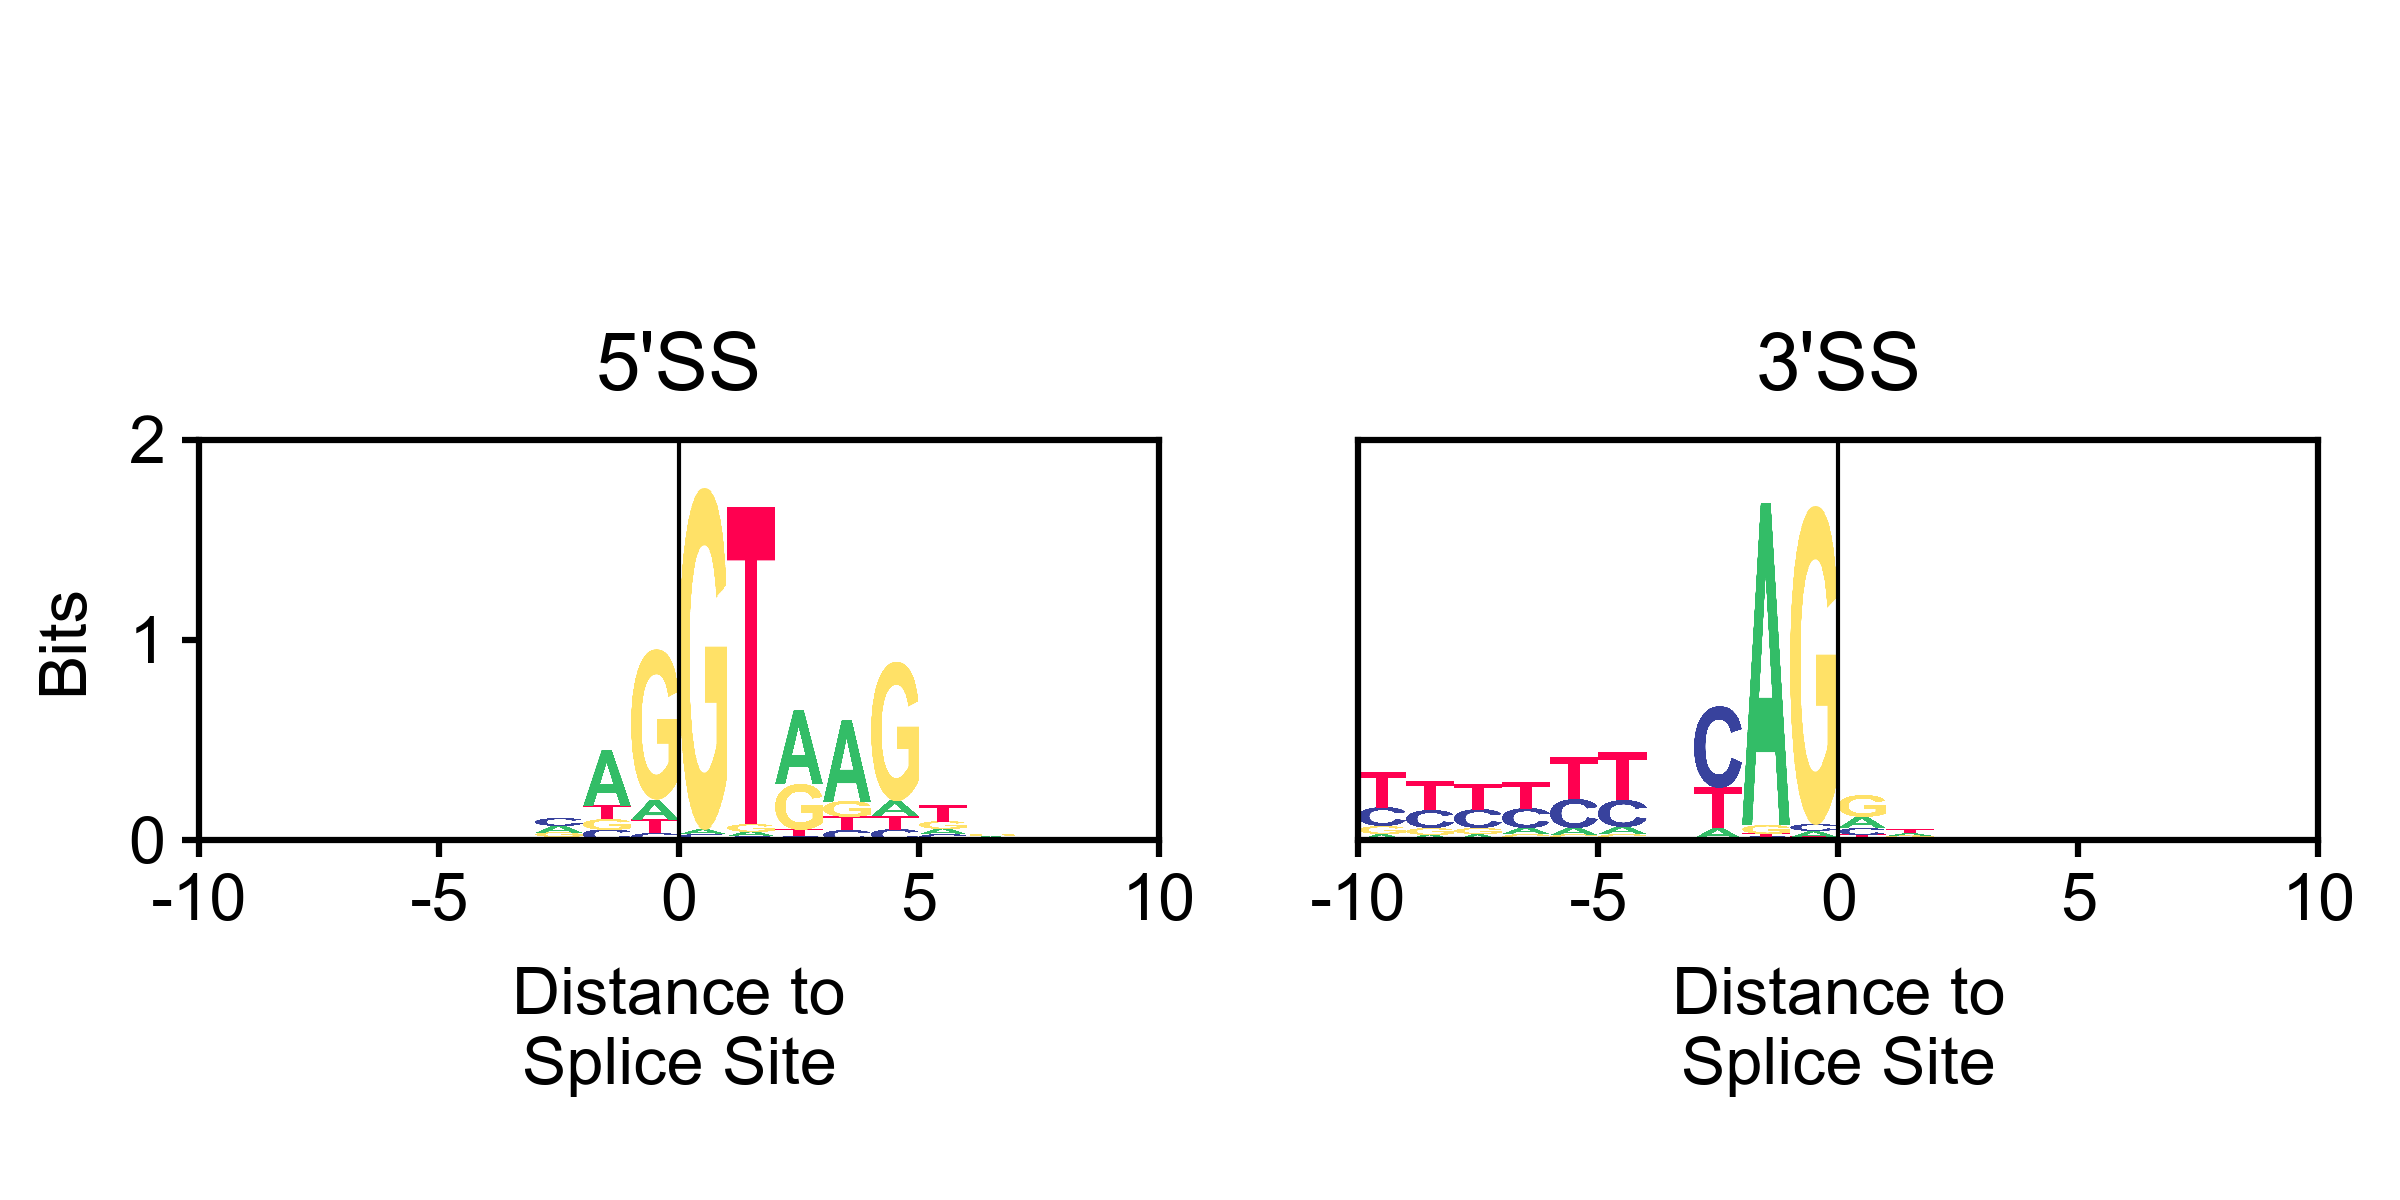

Reproduce this figure in Python.
import matplotlib.pyplot as plt
import matplotlib.image as mpimg
import numpy as np
import argparse

# ArgParse Implementation:
parser = argparse.ArgumentParser()

# ArgParse Options:
parser.add_argument('-f', '--fasta_file', default='Splice_Sequences.fasta')
parser.add_argument('-A', '--small_A', default='A_small.png')
parser.add_argument('-G', '--small_G', default='G_small.png')
parser.add_argument('-C', '--small_C', default='C_small.png')
parser.add_argument('-T', '--small_T', default='T_small.png')
parser.add_argument('-o', '--output_file',
                    default='Lenci_David_BME163_Assignment_Week5.png')
args = parser.parse_args()

# Argument Variables:
fastaFile = args.fasta_file
outputFile = args.output_file
smallA = args.small_A
smallG = args.small_G
smallC = args.small_C
smallT = args.small_T
# styleSheet = args.style_sheet

# Style sheet:
# plt.style.use(styleSheet)
plt.style.use('BME163')
# Figure/Panel Dimensions and aesthetics according to
# assignment specifications:
figureHeight = 2
figureWidth = 4

plt.figure(figsize=(figureWidth, figureHeight))

panelWidth = 1.6
panelHeight = 0.667

relativePanelWidth = panelWidth/figureWidth
relativePanelHeight = panelHeight/figureHeight

panelL = plt.axes([0.083, 0.3, relativePanelWidth, relativePanelHeight])
panelR = plt.axes([0.566, 0.3, relativePanelWidth, relativePanelHeight])

for panel in [panelL, panelR]:
    panel.set_xlim(0, 20)
    panel.set_ylim(0, 2.0)
    panel.set_xlabel('Distance to\nSplice Site')
    panel.set_xticklabels(np.arange(-10, 11, 5))

panelL.set_ylabel('Bits')
panelL.set_title('5\'SS')
panelR.set_title('3\'SS')

panelL.tick_params(axis='both', which='both',
                   bottom=True, labelbottom=True,
                   left=True, labelleft=True,
                   right=False, labelright=False,
                   top=False, labeltop=False,
                   labelsize=8)

panelR.tick_params(axis='both', which='both',
                   bottom=True, labelbottom=True,
                   left=False, labelleft=False,
                   right=False, labelright=False,
                   top=False, labeltop=False,
                   labelsize=8)

panelL.plot([10, 10], [0, 2], lw=1/2, color='black')
panelR.plot([10, 10], [0, 2], lw=1/2, color='black')

# Important Values:
upCounts = []
upHeights = []
downCounts = []
downHeights = []
upStreamSeqs = 0
downStreamSeqs = 0
sampleCorrection = 0


# For loop for reading in fasta:
upStream = True
for line in open(fastaFile):
    line = line.rstrip()
    if line[0] == '>':
        # Check if upstream
        if line[1] == '5':
            upStream = True
        else:
            upStream = False
    else:
        # Keep count of upstream/downstream seqs
        if upStream is True:
            upStreamSeqs += 1
        else:
            downStreamSeqs += 1
        # For nucleotide in sequence, if upstream sequence:
        #   copy dictionary for upCounts
        #   depending on count in sequence increase value in dictionary
        # else:
        #   do for donwstream
        for i in range(0, len(line), 1):
            if upStream is True:
                if len(upCounts) <= i:
                    upCounts.append({'A': 0, 'T': 0, 'C': 0, 'G': 0})
                upCounts[i][line[i]] += 1
            else:
                if len(downCounts) <= i:
                    downCounts.append({'A': 0, 'T': 0, 'C': 0, 'G': 0})
                downCounts[i][line[i]] += 1


def height(countDict, seqs):
    # Function for calculating heights given a dictionary
    # of counts and number of sequences. Returns height Values
    # as a dictionary in order to maintain nucleotide associated with
    # heights.
    relativeFreq = {'A': 0, 'T': 0, 'C': 0, 'G': 0}
    heights = {'A': 0, 'T': 0, 'C': 0, 'G': 0}
    correction = (4 - 1) / (np.log(2) * (2*seqs))

    relativeFreq = {}
    for x in countDict:
        if x == 0:
            relativeFreq[x] = 0
        else:
            relativeFreq[x] = (countDict[x]/seqs)

    sum = 0
    for x in relativeFreq:
        if relativeFreq[x] != 0:
            sum = sum + (relativeFreq[x] * np.log2(relativeFreq[x]))

    uncertainty = -1 * sum

    for x in relativeFreq:
        heights[x] = (relativeFreq[x]*(2-(uncertainty+correction)))

    return(heights)


# Get heights for up and down stream:
for x in range(0, len(upCounts)):
    heights = height(upCounts[x], upStreamSeqs)
    upHeights.append(heights)

for x in range(0, len(downCounts)):
    heights = height(downCounts[x], downStreamSeqs)
    downHeights.append(heights)

# Logos:
A = mpimg.imread(smallA)
G = mpimg.imread(smallG)
C = mpimg.imread(smallC)
T = mpimg.imread(smallT)

# For each set of heights sort heights by size then
# calculate extent values for imshow, and plot
for dict in range(0, len(upHeights), 1):
    heights = upHeights[dict]
    sortedHeights = sorted(heights.keys(), key=lambda k: heights[k])
    order = []
    for key in sortedHeights:
        order.append(key)
    newTop = 0

    for key in order:
        index = order.index(key)
        # Extent Values:
        bottom = newTop
        top = bottom+heights[key]
        newTop = top
        # Plot logos:
        if key == 'A':
            panelL.imshow(A, aspect='auto', extent=[dict, dict+1,
                          bottom, top])
        elif key == 'G':
            panelL.imshow(G, aspect='auto', extent=[dict, dict+1,
                          bottom, top])
        elif key == 'C':
            panelL.imshow(C, aspect='auto', extent=[dict, dict+1,
                          bottom, top])
        elif key == 'T':
            panelL.imshow(T, aspect='auto', extent=[dict, dict+1,
                          bottom, top])


for dict in range(0, len(downHeights), 1):
    heights = downHeights[dict]
    sortedHeights = sorted(heights.keys(), key=lambda k: heights[k])
    order = []
    for key in sortedHeights:
        order.append(key)
    newTop = 0

    for key in order:
        index = order.index(key)
        # Extent Values:
        bottom = newTop
        top = bottom+heights[key]
        newTop = top
        # Plot Logos:
        if key == 'A':
            panelR.imshow(A, aspect='auto', extent=[dict, dict+1,
                          bottom, top])
        elif key == 'G':
            panelR.imshow(G, aspect='auto', extent=[dict, dict+1,
                          bottom, top])
        elif key == 'C':
            panelR.imshow(C, aspect='auto', extent=[dict, dict+1,
                          bottom, top])
        elif key == 'T':
            panelR.imshow(T, aspect='auto', extent=[dict, dict+1,
                          bottom, top])


plt.savefig(outputFile, dpi=600)
